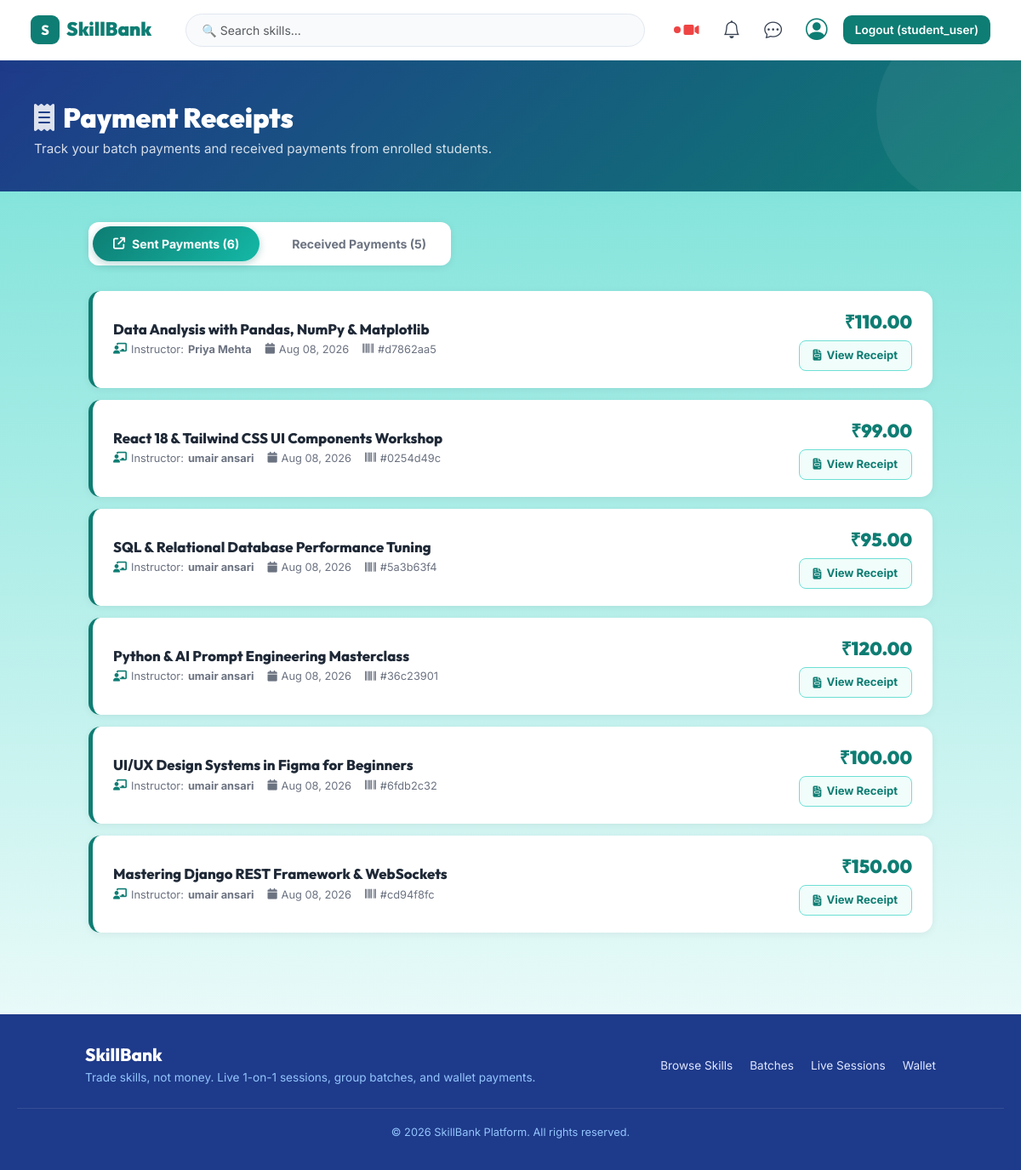
Screenshot of /payments/receipts/ (signed in) with the database file from the repository.
### payments/models.py (models this page shows, shortened)
class PaymentReceipt(models.Model):
    STATUS_CHOICES = [
        ('PAID', 'Paid / Completed'),
        ('REFUNDED', 'Refunded'),
        ('FAILED', 'Failed'),
    ]
    receipt_number = models.CharField(max_length=50, unique=True, default=uuid.uuid4)
    transaction_id = models.CharField(max_length=80, unique=True, blank=True, null=True)
    student = models.ForeignKey(User, on_delete=models.CASCADE, related_name='student_receipts')
    teacher = models.ForeignKey(User, on_delete=models.CASCADE, related_name='teacher_receipts')
    batch = models.ForeignKey('bookings.Batch', on_delete=models.SET_NULL, null=True, blank=True, related_name='receipts')
    item_title = models.CharField(max_length=200)
    category_name = models.CharField(max_length=100, blank=True, default='General')
    amount = models.DecimalField(max_digits=10, decimal_places=2)
    payment_method = models.CharField(max_length=50, default='SkillBank Wallet')
    status = models.CharField(max_length=20, choices=STATUS_CHOICES, default='PAID')
    created_at = models.DateTimeField(auto_now_add=True)
    class Meta:
        db_table = 'payment_receipts'
        ordering = ['-created_at']

### payments/views.py (the view)
# urls.py: path("receipts/", my_receipts, name="my_receipts"),
@login_required
def my_receipts(request):
    from bookings.models import BatchEnrollment, Batch
    import uuid
    student_enrollments = BatchEnrollment.objects.filter(student=request.user).select_related('batch', 'batch__instructor', 'batch__category')
    for enrollment in student_enrollments:
        if enrollment.batch and not PaymentReceipt.objects.filter(student=request.user, batch=enrollment.batch).exists():
            tx_id = f"TXN-{uuid.uuid4().hex[:10].upper()}"
            PaymentReceipt.objects.create(
                student=request.user,
                teacher=enrollment.batch.instructor,
                batch=enrollment.batch,
                item_title=enrollment.batch.title,
                category_name=enrollment.batch.category.category_name if enrollment.batch.category else 'General',
                amount=enrollment.batch.price_credits,
                payment_method='SkillBank Wallet',
                transaction_id=tx_id,
                status='PAID'
            )
    teacher_batches = Batch.objects.filter(instructor=request.user).prefetch_related('enrollments__student', 'category')
    for b in teacher_batches:
        for enr in b.enrollments.all():
            if not PaymentReceipt.objects.filter(student=enr.student, batch=b).exists():
                tx_id = f"TXN-{uuid.uuid4().hex[:10].upper()}"
                PaymentReceipt.objects.create(
                    student=enr.student,
                    teacher=request.user,
                    batch=b,
                    item_title=b.title,
                    category_name=b.category.category_name if b.category else 'General',
                    amount=b.price_credits,
                    payment_method='SkillBank Wallet',
                    transaction_id=tx_id,
                    status='PAID'
                )
    sent_receipts = PaymentReceipt.objects.filter(student=request.user).select_related('teacher', 'batch')
    received_receipts = PaymentReceipt.objects.filter(teacher=request.user).select_related('student', 'batch')
    return render(request, 'payments/receipt_list.html', {
        'sent_receipts': sent_receipts,
        'received_receipts': received_receipts,
    })

### templates/payments/receipt_list.html (shortened to what this page needs)
{% extends "base.html" %}
{% block content %}
<div class="receipts-hero">
  <h1><i class="fa-solid fa-receipt" style="margin-right:10px;opacity:0.85;"></i>Payment Receipts</h1>
  <p>Track your batch payments and received payments from enrolled students.</p>
</div>
<div class="receipts-wrap">
  <div class="tabs">
    <button class="tab-btn active" onclick="switchTab('sent', this)">
      <i class="fa-solid fa-arrow-up-right-from-square"></i> Sent Payments ({{ sent_receipts|length }})
    </button>
    <button class="tab-btn" onclick="switchTab('received', this)">
       Received Payments ({{ received_receipts|length }})
    </button>
  </div>
  <div class="tab-panel active" id="tab-sent">
    {% if sent_receipts %}
      {% for r in sent_receipts %}
      <div class="receipt-item">
        <div class="receipt-info">
          <h3>{{ r.item_title }}</h3>
          <div class="receipt-meta">
            <span><i class="fa-solid fa-chalkboard-teacher" style="color:#0e7d73;"></i> Instructor: <strong>{{ r.teacher.get_full_name|default:r.teacher.username }}</strong></span>
            <span><i class="fa-solid fa-calendar"></i> {{ r.created_at|date:"M d, Y" }}</span>
            <span><i class="fa-solid fa-barcode"></i> #{{ r.receipt_number|slice:":8" }}</span>
          </div>
        </div>
        <div class="receipt-amount-box">
          <div class="receipt-amount">₹{{ r.amount|floatformat:2 }}</div>
          <a href="/payments/receipt/{{ r.receipt_number }}/" class="btn-view-receipt">
            <i class="fa-solid fa-file-invoice"></i> View Receipt
          </a>
        </div>
      </div>
      {% endfor %}
    {% endif %}
  </div>
</div>
{% endblock %}

### templates/base.html (shortened to what this page needs)
{% load static %}
<!DOCTYPE html>
<html lang="en">
<head>
    <link href="https://cdn.jsdelivr.net/npm/bootstrap@5.3.7/dist/css/bootstrap.min.css" rel="stylesheet">
    <link rel="stylesheet" href="https://cdn.jsdelivr.net/npm/bootstrap-icons@1.11.3/font/bootstrap-icons.min.css">
    <link rel="stylesheet" href="https://cdnjs.cloudflare.com/ajax/libs/font-awesome/6.4.0/css/all.min.css">
    <link rel="stylesheet" href="{% static 'theme/base.css' %}">
</head>
<body class="page-bg">
    <nav class="navbar base-navbar navbar-expand-lg">
        <div class="container-fluid px-2 px-md-3">
            <a class="navbar-brand" href="/">
                <span class="brand-icon" aria-hidden="true">S</span>
                <span class="brand-name">SkillBank</span>
            </a>
            <div class="collapse navbar-collapse" id="baseNavCollapse">
                <form class="nav-search d-flex flex-grow-1 mx-lg-4 my-2 my-lg-0" action="/browse/" method="GET">
                    <input class="form-control w-100" type="search" name="q" placeholder="🔍 Search skills..." value="{{ request.GET.q }}">
                </form>
                <div class="d-flex align-items-center gap-2 ms-auto flex-wrap nav-actions-group">
                    <a href="/live/" class="nav-icon-btn" title="Live Sessions">
                        <span class="live-dot me-1"></span>
                        <i class="fa-solid fa-video" style="color:#ef4444; font-size:1rem;"></i>
                    </a>
                    <a href="/notifications/" class="nav-icon-btn" title="Alerts">
                        <i class="bi bi-bell"></i>
                    </a>
                    <a href="/messaging/" class="nav-icon-btn" title="Messages">
                        <i class="bi bi-chat-dots"></i>
                    </a>
                    {% if user.is_authenticated %}
                        <div class="dropdown">
                            <a href="#" class="nav-icon-btn" data-bs-toggle="dropdown" title="{{ user.username }}">
                                <i class="bi bi-person-circle" style="font-size: 1.6rem; color: #0e7d73;"></i>
                            </a>
                        </div>
                        <a href="/auth/logout/" class="nav-logout-btn">Logout ({{ user.username }})</a>
                    {% else %}
                        <a href="/auth/login/" class="nav-login-btn">Sign up / Login</a>
                    {% endif %}
                </div>
            </div>
        </div>
    </nav>
    <main style="min-height: 80vh;">
        {% block content %}{% endblock %}
    </main>
    <footer style="background: #1E3A8A; color: white; padding: 35px 20px; margin-top: 60px;">
        <div class="footer-content-wrapper" style="max-width: 1000px; margin: 0 auto; display: flex; justify-content: space-between; align-items: center; flex-wrap: wrap; gap: 20px;">
            <div style="text-align: left;" class="text-mobile-center">
                <h3 style="font-family: 'Outfit', sans-serif; font-size: 1.3rem; font-weight: 800; color: #ffffff; margin-bottom: 4px;">SkillBank</h3>
                <p style="font-size: 0.85rem; color: #93c5fd; margin: 0;">Trade skills, not money. Live 1-on-1 sessions, group batches, and wallet payments.</p>
            </div>
            <div class="footer-links-group" style="display: flex; gap: 20px; font-size: 0.85rem;">
                <a href="/browse/" style="color: #e0e7ff; text-decoration: none;">Browse Skills</a>
                <a href="/batches/" style="color: #e0e7ff; text-decoration: none;">Batches</a>
                <a href="/live/" style="color: #e0e7ff; text-decoration: none;">Live Sessions</a>
                <a href="/wallet/" style="color: #e0e7ff; text-decoration: none;">Wallet</a>
            </div>
        </div>
        <div style="border-top: 1px solid rgba(255,255,255,0.1); margin-top: 25px; padding-top: 18px; font-size: 0.8rem; color: #93c5fd; text-align: center;">
            © 2026 SkillBank Platform. All rights reserved.
        </div>
    </footer>
</body>
</html>

### static/theme/base.css (style rules this page uses)
:root { --teal-50: #f0fdfa; --teal-100: #ccfbf1; --teal-200: #99f6e4; --teal-300: #5eead4; --teal-400: #2dd4bf; --teal-500: #14b8a6; --teal-600: #0d9488; --teal-700: #0f766e; --teal-800: #115e59; --teal-900: #134e4a; --teal-primary: #0e7d73; --teal-light: #6ddfd5; --accent-purple: #4f46e5; --accent-purple-dark: #9333ea; --accent-purple-light: #c084fc; --bg-gradient: linear-gradient(180deg, #6ddfd5 0%, #fbfefe 100%); --surface-white: #ffffff; --text-dark: #1f2937; --text-muted: #6b7280; --text-light: #9ca3af; --border-light: #e5e7eb; --status-pending: #f59e0b; --status-accepted: #10b981; --status-completed: #3b82f6; --status-cancelled: #ef4444; --shadow-sm: 0 1px 2px 0 rgba(0, 0, 0, 0.05); --shadow-md: 0 4px 6px -1px rgba(0, 0, 0, 0.1), 0 2px 4px -1px rgba(0, 0, 0, 0.06); --shadow-lg: 0 10px 15px -3px rgba(0, 0, 0, 0.1), 0 4px 6px -2px rgba(0, 0, 0, 0.05); --radius-sm: 6px; --radius-md: 10px; --radius-lg: 16px; --radius-full: 9999px; }
html, body { overflow-x: hidden; max-width: 100vw; margin: 0; padding: 0; width: 100%; }
body.page-bg { background: var(--bg-gradient) !important; min-height: 100vh; color: var(--text-dark); font-family: 'Inter', -apple-system, BlinkMacSystemFont, "Segoe UI", Roboto, sans-serif; display: flex; flex-direction: column; }
main { flex: 1 0 auto; }
.container, .container-fluid, .main-content-container { box-sizing: border-box; }

### templates/base.html (style rules this page uses)
.base-navbar { background: white !important; box-shadow: 0 2px 15px rgba(14, 125, 115, 0.08); border-bottom: 1px solid rgba(0,0,0,0.06); padding: 10px 20px; position: sticky; top: 0; z-index: 1000; }
.base-navbar .navbar-brand { font-size: 1.4rem; font-weight: 900; font-family: 'Outfit', sans-serif; color: #0e7d73 !important; display: flex; align-items: center; gap: 8px; text-decoration: none; }
.base-navbar .brand-icon { background: #0e7d73 !important; color: #ffffff !important; width: 34px !important; height: 34px !important; min-width: 34px !important; border-radius: 9px !important; display: inline-flex !important; align-items: center !important; justify-content: center !important; font-size: 16px !important; font-weight: 800 !important; line-height: 1 !important; flex-shrink: 0 !important; }
.base-navbar .nav-search .form-control { border-radius: 50px; border: 1.5px solid #e2e8f0; background: #f8fafc; font-size: 0.875rem; padding: 8px 18px; transition: border-color 0.2s; }
.base-navbar .nav-icon-btn { color: #374151; background: none; border: none; font-size: 1.3rem; padding: 6px 10px; border-radius: 10px; transition: background 0.2s, color 0.2s; text-decoration: none; display: inline-flex; align-items: center; min-height: 40px; }
.base-navbar .nav-logout-btn { background: #0e7d73; color: white !important; border: none; border-radius: 10px; padding: 7px 14px; font-size: 0.85rem; font-weight: 600; text-decoration: none; transition: background 0.2s, transform 0.15s; white-space: nowrap; }
.live-dot { width: 8px; height: 8px; border-radius: 50%; background: #ef4444; display: inline-block; animation: navpulse 1.5s infinite; }

### rows the page displays
PaymentReceipt: item_title "Data Analysis with Pandas, NumPy & Matplotlib", teacher.get_full_name "Priya Mehta", created_at "Aug 08, 2026", receipt_number "d7862aa5", amount "110.00"
PaymentReceipt: item_title "React 18 & Tailwind CSS UI Components Workshop", teacher.get_full_name "umair ansari", created_at "Aug 08, 2026", receipt_number "0254d49c", amount "99.00"
PaymentReceipt: item_title "SQL & Relational Database Performance Tuning", teacher.get_full_name "umair ansari", created_at "Aug 08, 2026", receipt_number "5a3b63f4", amount "95.00"
PaymentReceipt: item_title "Python & AI Prompt Engineering Masterclass", teacher.get_full_name "umair ansari", created_at "Aug 08, 2026", receipt_number "36c23901", amount "120.00"
PaymentReceipt: item_title "UI/UX Design Systems in Figma for Beginners", teacher.get_full_name "umair ansari", created_at "Aug 08, 2026", receipt_number "6fdb2c32", amount "100.00"
PaymentReceipt: item_title "Mastering Django REST Framework & WebSockets", teacher.get_full_name "umair ansari", created_at "Aug 08, 2026", receipt_number "cd94f8fc", amount "150.00"

### other values shown
{{ user.username }} "student_user"
{{ sent_receipts|length }} "6"
{{ received_receipts|length }} "5"
